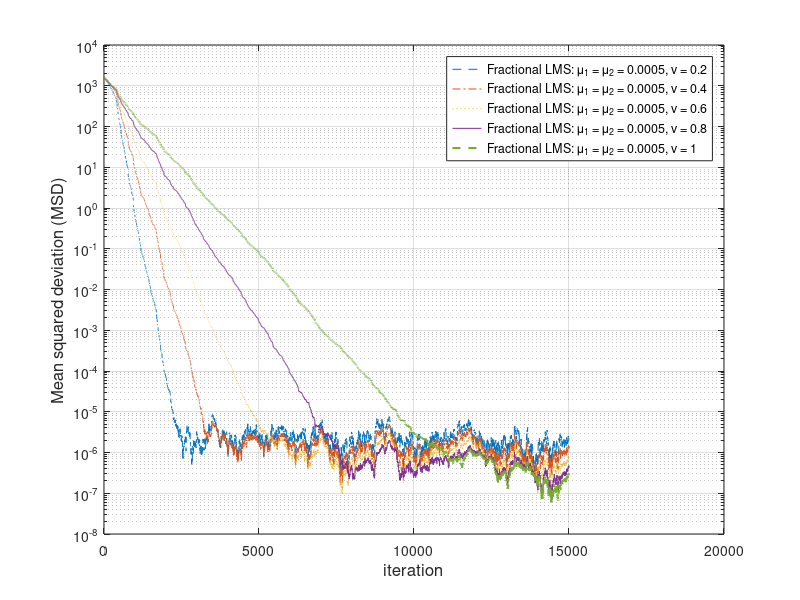

Write the MATLAB code that produced this figure.
% LMS and fractional LMS for System Identification

clear all
close all
clc

tic

num = 15000; % number of measurements

dim = 8; % dimension of the parameters

w = 10 + rand(dim,1)*10;
% w = randn(dim,1);

len = num + dim - 1; % number of input signals

input = randn(len,1); % input signal

x = zeros(dim,num); % signal in matrix form

for it = 1:num
    x(:,it) = input(it:it+dim-1,1);
end

noise = randn(1,num);

snr = 20; % in dB scale

d = w.'*x + 10^(-snr/10)*noise;

Rdx = mean(ones(dim,1)*d.*x,2);
Rxx = mean(x.*x,2);
wo = Rdx./Rxx;
% Eopt(1,it) = norm(wo - w)^2;

mu = 0.0025;

mu1 = 0.0005;
mu2 = mu1;

fpL = 0.2;
fpS = 0.2;
fpH = 1;
% fp = 0.5; % fractional power

Wn = randn(dim,1);
e = zeros(1,num);
Err = zeros(1,num);

Wn2 = randn(length(fpL:fpS:fpH),dim,2);
e2 = zeros(1,num);
Err2 = zeros(1,num);

for it = 1:num
    % LMS algorithm    
    e(1,it) = d(1,it) - Wn(:,it)'*x(:,it);
    Wn(:,it+1) = Wn(:,it) + mu*e(1,it)*x(:,it);
    Err(1,it) = norm(Wn(:,it+1) - w)^2;
    
    itp = 0;
    for fp = fpL:fpS:fpH
        itp = itp + 1;
        % Fractional LMS algorithm    
        e2(itp,it) = d(1,it) - Wn2(itp,:,it)*x(:,it);
        Wn2(itp,:,it) = abs(Wn2(itp,:,it));
        temF = Wn2(itp,:,it).^(1-fp);
        Wn2(itp,:,it+1) = Wn2(itp,:,it).' + mu1*e2(itp,it)*x(:,it) + mu2*e2(itp,it)* (x(:,it).*temF.')/gamma(2-fp);
        Err2(itp,it) = norm(Wn2(itp,:,it+1).' - w)^2;
    end
    
%     Eopt(1,it) = norm(wo - w)^2;
    end

% figure
px = 1:num;
% semilogy(px,Err,px,Err2,'-.','linewidth',1.5),grid
% legend(['LMS: \mu = ',num2str(mu)],['Fractional LMS: \mu_1 = \mu_2 = ',num2str(mu1),', v = ',num2str(fp)])
% 
% xlabel('iteration','fontsize',12)
% ylabel('Mean squared deviation (MSD)','fontsize',12)

figure
px = 1:num;
semilogy(px,Err2(1,:),'--',px,Err2(2,:),'-.',px,Err2(3,:),':',px,Err2(4,:),'-',px,Err2(5,:),'--','linewidth',1.5),
str1 = ['Fractional LMS: \mu_1 = \mu_2 = ',num2str(mu1),', v = ',num2str(0.2)];
str2 = ['Fractional LMS: \mu_1 = \mu_2 = ',num2str(mu1),', v = ',num2str(0.4)];
str3 = ['Fractional LMS: \mu_1 = \mu_2 = ',num2str(mu1),', v = ',num2str(0.6)];
str4 = ['Fractional LMS: \mu_1 = \mu_2 = ',num2str(mu1),', v = ',num2str(0.8)];
str5 = ['Fractional LMS: \mu_1 = \mu_2 = ',num2str(mu1),', v = ',num2str(1)];
legend(str1,str2,str3,str4,str5),grid
xlabel('iteration','fontsize',12)
ylabel('Mean squared deviation (MSD)','fontsize',12)

toc